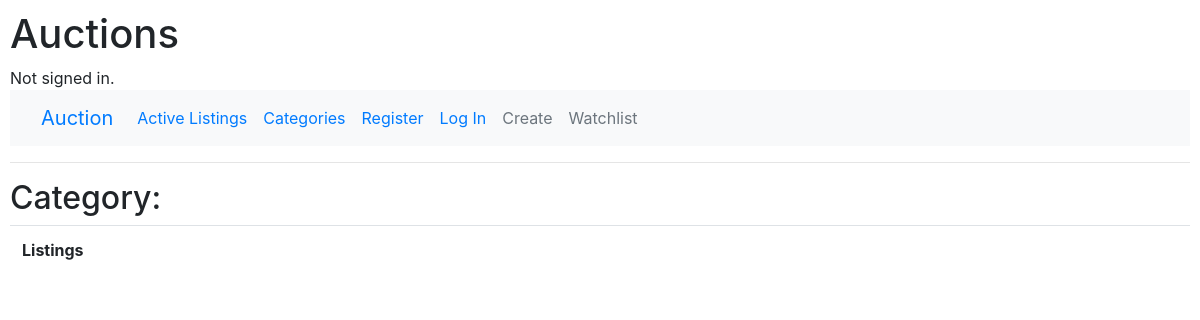
The page /categories/home on the database as committed earlier.
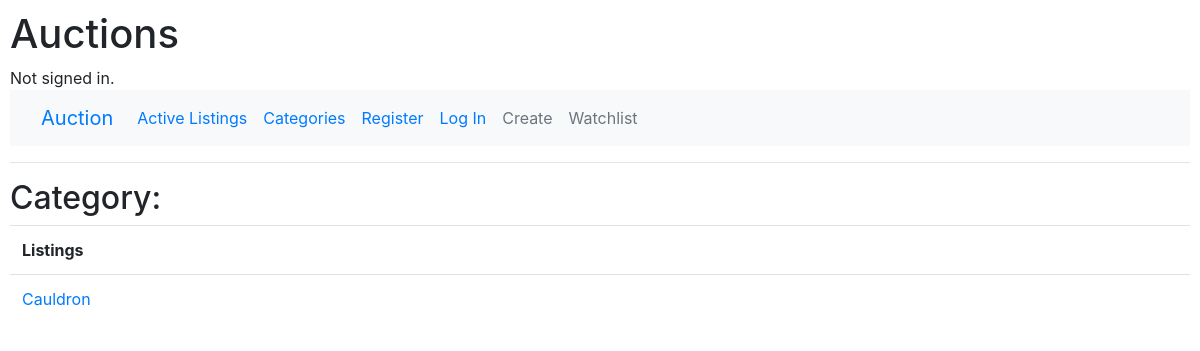
The same page on the database as committed later.
### auctions/models.py (models this page shows)
class Listing(models.Model):
    title = models.CharField(max_length=64)
    description = models.CharField(max_length=256)
    starting_bid = models.IntegerField()
    photo = models.URLField(blank=True)
    creator = models.ForeignKey(User, on_delete=models.CASCADE, blank=False, related_name="listings", default="")
    active = models.BooleanField(default=True)
    category = models.CharField(max_length=20, blank=True, choices=CATEGORY_CHOICES)

### auctions/views.py (the view)
# urls.py: path("categories/<str:category_name>", views.category_name, name="category_name"),
def category_name(request, category_name):
    category = Listing.objects.filter(category=category_name)
    return render(request, "auctions/category_name.html",{
        "category":category
    })

### auctions/templates/auctions/category_name.html
{% extends "auctions/layout.html" %}
{% block body %}
    <h2>Category: {{ category.category }}</h2>
    <table class="table">
        <tr>
            <th>Listings</th>
        </tr>
        {% for listing in category %}
            <tr>
                <td><a href="{% url 'listing' listing.id %}"> {{ listing.title }}</a></td>
            </tr>
        {% endfor %}
    </table>
{% endblock %}

Rows that differ between the two databases and show on the page:
now on this page (row edited): Listing: title "Cauldron"
